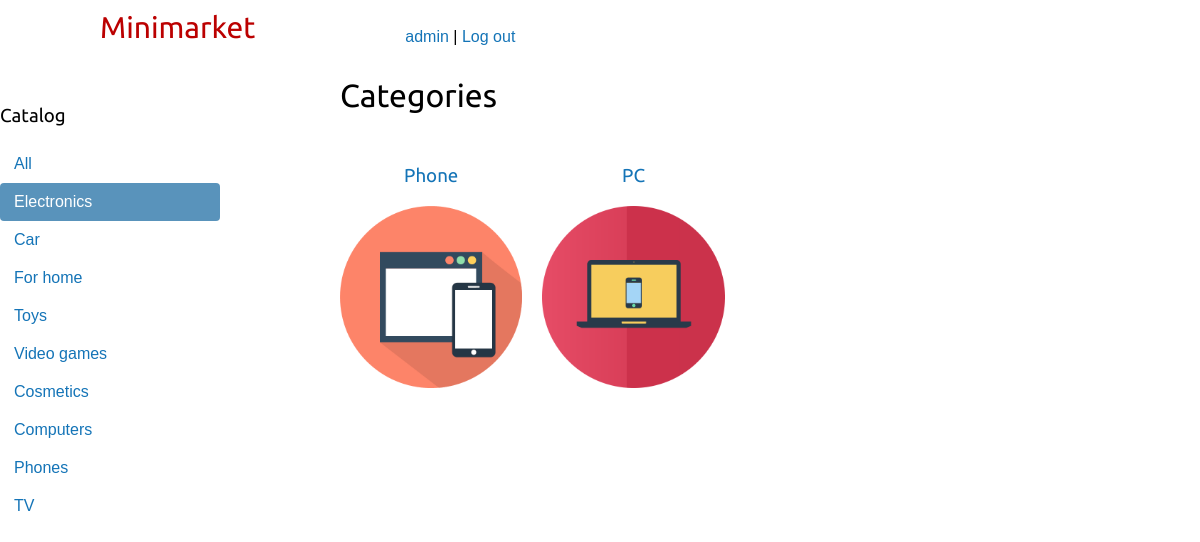
/electronics/ (signed in), run on the app's committed database.
### item/models.py (models this page shows, shortened)
class Catalog(models.Model):
    name = models.CharField(max_length=100, unique=True, db_index=True)
    slug = models.SlugField(max_length=100, unique=True)
    image = models.ImageField(upload_to='catalog/', blank=True)

class Category(models.Model):
    name = models.CharField(max_length=100, unique=True, db_index=True)
    slug = models.SlugField(max_length=100, unique=True)
    image = models.ImageField(upload_to='category/',blank=True)
    catalog = models.ForeignKey(Catalog, on_delete=models.CASCADE, related_name='categories')

### item/views.py (the view)
# urls.py: path('<slug:catalog_slug>/', views.CategoryView.as_view(), name='category'),
class CategoryView(ListView):
    model = Category
    template_name = 'category.html'
    def get_context_data(self, **kwargs):
        context = super().get_context_data()
        context['category'] = Category.objects.filter(catalog__slug=self.kwargs['catalog_slug'])
        context['catalog'] = Catalog.objects.all()
        return context

### item/templates/category.html (shortened to what this page needs)
{% extends 'base.html' %}
{% load thumbnail %}
{% load static %}
{% block content %}
    <div id="main" class="item-list">
        {% if category %}
            <h1>Categories</h1>
            {% for c in category %}
                {% thumbnail c.image '150' as im %}
                     <div class="item">
                         <a href="{% url 'item:product_list' catalog_slug=c.catalog.slug category_slug=c.slug %}"><h3>{{ c.name }}</h3>
                             <img src='{{ im.url }}'>
                         </a>
                     </div>
                {% endthumbnail %}
            {% endfor %}
        {% else %}
            <h2>No items to show</h2>
        {% endif %}
{% endblock %}

### item/templates/base.html (shortened to what this page needs)
{% load static %}
{% load thumbnail %}
<!DOCTYPE html>
<html lang="en">
<head>
    <link href="{% static 'css/base.css' %}" rel="stylesheet">
</head>
<body>
    <div id="header">
        <a href="{% url 'item:catalog' %}"><span class="logo">Minimarket</span></a>
            <br>
        {% if request.user.is_authenticated %}
            <a href="{% url 'account:profile' request.user.pk %}">{{request.user.username}}</a> |
                <a href="{% url 'account:logout' %}">Log out</a>
        {% else %}
            <a href="{% url 'account:login' %}">Sign in</a> |
                <a href="{% url 'account:register' %}">Sign up</a>
        {% endif %}
    </div>
    <div id="sidebar">
        <h3>Catalog</h3>
        <ul>
            {% url 'item:catalog' as catalogurl %}
            <li {% if request.path == catalogurl %} class="selected" {% endif %} >
                <a href="{% url 'item:catalog' %}">All</a>
            </li>
            {% for c in catalog %}
                <li {% if c.slug in request.path %} class="selected" {% endif %}>
                    <a href="{% url 'item:category' catalog_slug=c.slug %}">{{c.name}}</a>
                </li>
            {% endfor %}
        </ul>
    </div>
    <div id="content">
        {% block content %}{% endblock %}
    </div>
</body>
</html>

### item/static/css/base.css (style rules this page uses)
body { margin:0; padding:0; font-family:helvetica, sans-serif; }
h1, h2, h3, h4, h5 , h6 { font-family: 'Ubuntu', sans-serif; font-weight:normal; }
a { text-decoration:none; color: #1474b7; }
#header { padding:10px 100px; overflow:auto; }
#header .logo { font-family: 'Ubuntu', sans-serif; float:left; color: #b00; font-size: 30px; margin-right: 15%; }
#content { padding:0 100px; overflow:hidden; }
#sidebar { width:220px; padding:30px 20px 0 0; float:left; }
#sidebar ul { margin:0; padding:0; }
#sidebar ul li { margin:0; list-style:none; padding:10px 14px; }
#sidebar ul li a { display:block; }
#sidebar ul li.selected { background:#5993bb; border-radius:4px; }
#sidebar ul li.selected a { color:#fff; }
#main { float:left; width: 96%; margin-right:-220px; overflow:hidden; }
.item-list .item { width:25%; padding:10px 20px 10px 0; float:left; text-align:center; line-height:1.2; }
.item-list .item img { width:100%; margin-bottom:8px; }

### data on the page
Catalog: name "Electronics"
Catalog: name "Car"
Catalog: name "For home"
Catalog: name "Toys"
Catalog: name "Video games"
Catalog: name "Cosmetics"
Catalog: name "Computers"
Catalog: name "Phones"
Catalog: name "TV"
Category: name "Phone", shows a picture
Category: name "PC", shows a picture

### other printed values
{{ request.user.username }} "admin"
